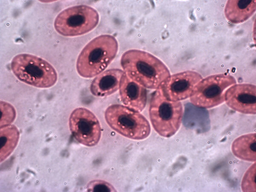
#> input picture week_9/cell.PNG, 256 x 192 px, shrunk from 1200 x 898 before the run
$ jupyter execute Assignment_Denoising_Student.ipynb   (shell and % lines are left out)
#> lines starting #> are read from the running program, lines starting #| are printed output that depends on the picture
# **Denoising and Sharpening of image**

<hr />

In this assignment, you are going to learn about correlation, finding edges through filter, salt and paper noise, denoising and sharpening of the image.

**[TOTAL POINTS: 15]**

__Dataset Used:__

- Description:  Frog red blood cells magnified 1000 times.

- Date: 29 December 2014

- Source: [Red blood cell](http://www.3dham.com/animal/bloodcompare.html )

- Author: John Alan Elson

- This file is licensed under the [Creative Commons Attribution-Share Alike 3.0 Unported](https://creativecommons.org/licenses/by-sa/3.0/deed.en) license.

- Downloaded from: [Wikimedia](https://commons.wikimedia.org/wiki/File:Frogrbc1000x.jpg)

## **Importing the necessary libraries**

*   [OpenCV](): Computer vision library

*   [numpy](https://numpy.org/doc/): Library for N-dimensional array.

*   [matplotlib](https://matplotlib.org/): Library containing packages for visualisation.

*   [scipy](): Scientific library to find correlation

*   [random](): Mathematical library to generate random values.

[cell 1]
import cv2
import numpy as np
import matplotlib.pyplot as plt
from scipy import signal
import random

## **Loading image**

Let us first downlad image and load it using openCV.

[cell 2]
#loading in grayscale form
img = cv2.imread('cell.PNG',0)
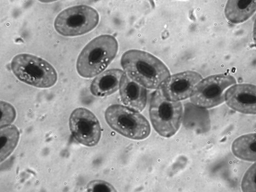
#> img: shape (192, 256); min 19, max 255, mean 160.1
plt.imshow(img,cmap='gray')

## **Correlation**

In this section we will use some portion of the image and try to correlation between the portion and the whole image. First we will extract the pattern from the image.

[cell 3]
#Extracting portion from the image
pattern = img[0:145, 0:75]
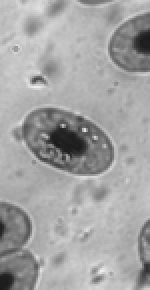
#> pattern: shape (145, 75) (shown 2 times larger); min 25, max 239, mean 163.4
fig = plt.figure(figsize=(10, 5))
ax1 = fig.add_subplot(121)
ax1.imshow(img, cmap='gray',)
ax1.set_title("Original Image")
ax2 = fig.add_subplot(122)
ax2.imshow(pattern, cmap='gray', label="Repeated Pattern")
ax2.set_title("Pattern")

fig.show()
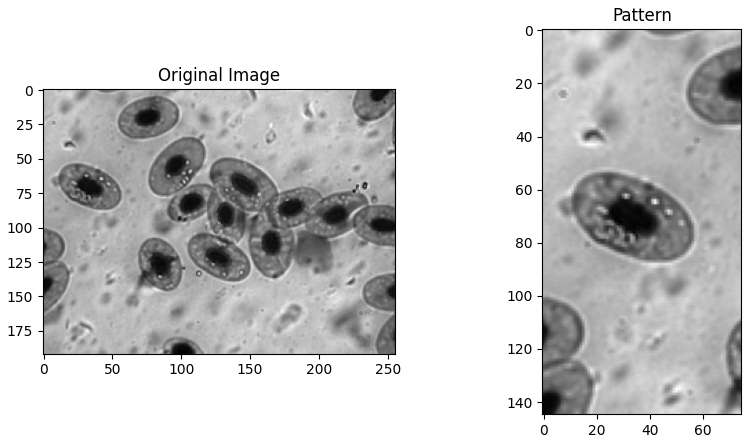
#> figure drawn by matplotlib, 2 panels

## **Exercise 1: Finding correlation**

---

<b><div style="text-align: right">[POINTS: 02]</div></b>

In this exercise, you are going to find 2D correlation between `pattern` and `img` file using signal class of scipy module. Use `symm` boundary and `full` mode in the parameter.

[cell 4]
### Ex-1-Task-1

corr = None
### BEGIN SOLUTION
# your code here
from scipy import signal
corr = signal.correlate2d(img, pattern, boundary='symm', mode='full')
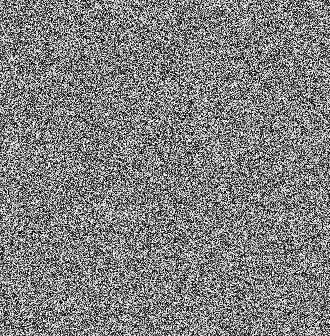
#> corr: shape (336, 330); min 0, max 255, mean 127.5
### END SOLUTION

[cell 5]
assert corr is not None
### INTENTIONALLY LEFT BLANK ###

Now let us visualize where the algorithm finds the matching pattern within the image. Red dot in the original image shows the location of pattern.

[cell 6]
y, x = np.unravel_index(np.argmax(corr), corr.shape)  # find the match
#> y = 1; x = 231
fig, (ax_orig, ax_template) = plt.subplots(1, 2, figsize=(10, 6))
ax_orig.imshow(img, cmap='gray')
ax_orig.set_title('Original')
ax_orig.set_axis_off()
ax_template.imshow(pattern, cmap='gray')
ax_template.set_title('Original Template')
ax_template.set_axis_off()

ax_orig.plot(x, y, 'ro')
fig.show()
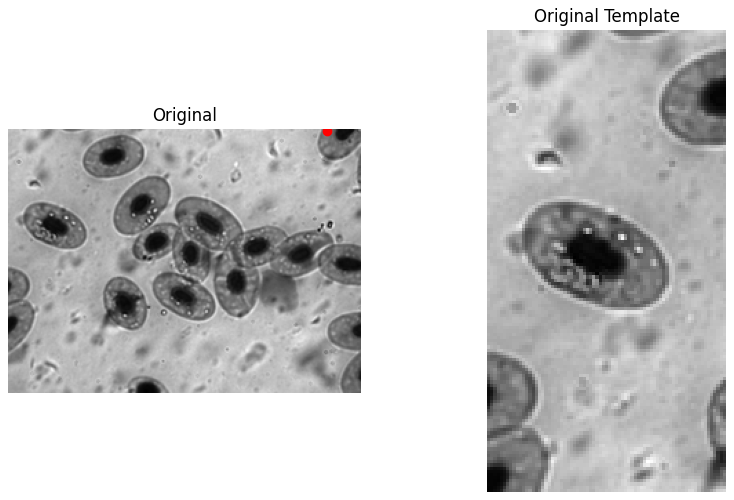
#> figure drawn by matplotlib, 2 panels

## **Exercise 2: Finding edges through kernel**

---

<b><div style="text-align: right">[POINTS: 04]</div></b>

In this exercise, you are going to use edge detecting kernel provided in the reading material to find the edges in the cell image. You will use the kernel in the `filter2D` function of openCV library.

[cell 7]
### Ex-2-Task-1
edge = None
### BEGIN SOLUTION
# your code here
kernel = np.array([[ -1, -1, -1],
                   [ -1,  8, -1],
                   [ -1, -1, -1]])

edge = cv2.filter2D(img, -1, kernel)
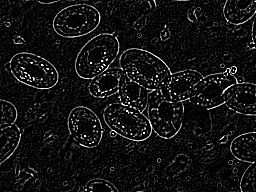
#> edge: shape (192, 256); min 0, max 255, mean 18.4
### END SOLUTION

[cell 8]
assert edge is not None
### INTENTIONALLY LEFT BLANK ###

Now let us visalize the original image and the edge detecting image.

[cell 9]
fig = plt.figure(figsize=(15, 15))
plt.subplot(121),plt.imshow(img),plt.title('Original')
plt.xticks([]), plt.yticks([])

plt.subplot(122),plt.imshow(edge),plt.title('Edge')
plt.xticks([]), plt.yticks([])
plt.show()

## **Exercise 3: Adding salt and pepper noise**

---

<b><div style="text-align: right">[POINTS: 05]</div></b>

In this exercise, you are going to write code such that the function returns image with salt and pepper noise. The function takes image and prob as parameter. 'prob' basically defines the probabilty of salt and pepper noise.

[cell 10]
### Ex-3-Task-1
def salt_and_pepper_noise_image(image,prob):
    '''
    Add salt and pepper noise to image
    prob: Probability of the noise
    '''
#> called with prob = 0.2

    ### BEGIN SOLUTION
    # your code here
    output = np.copy(image)
    threshold = 1 - prob
    rnd = np.random.rand(*image.shape)
    output[rnd < prob / 2] = 0
    output[rnd > threshold + prob / 2] = 255
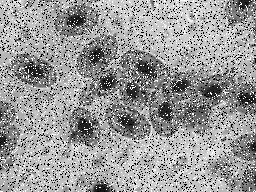
#> output: shape (192, 256); min 0, max 255, mean 153.2
    ### END SOLUTION
    return output

[cell 11]
### INTENTIONALLY LEFT BLANK ###

Now let us see the effect of addition of salt and pepper noise onto the image.

[cell 12]
image_with_s_p_noise = salt_and_pepper_noise_image(img,prob=0.2)
plt.figure (figsize=(5,5))
plt.imshow(image_with_s_p_noise,cmap='gray')

## **Exercise 4: Removal of salt and pepper noise**

---

<b><div style="text-align: right">[POINTS: 04]</div></b>

In this exercise, you are going to use both gaussian blur and median blur to remove the noise on the image and see which one does better. Use sigmaX and sigmaY as $0.8$ value, kernel of $(5,5)$ and for median blur use kernel of size $5$.

[cell 13]
### Ex-4-Task-1
gblurr2 = None
mblurr2 = None
### BEGIN SOLUTION
# your code here
gblurr2 = cv2.GaussianBlur(image_with_s_p_noise, (5, 5), sigmaX=0.8, sigmaY=0.8)
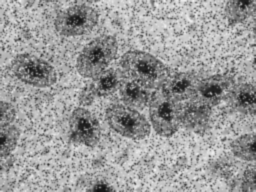
#> gblurr2: shape (192, 256); min 14, max 237, mean 153.2
mblurr2 = cv2.medianBlur(image_with_s_p_noise, 5)
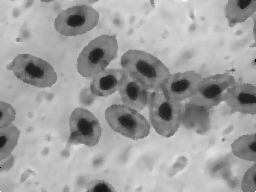
#> mblurr2: shape (192, 256); min 0, max 255, mean 160.1
### END SOLUTION

[cell 14]
### INTENTIONALLY LEFT BLANK ###

Let us visualize the effect of gaussian blur and motion blur.

[cell 15]
fig = plt.figure(figsize=(12, 12))
plt.subplot(121),plt.imshow(gblurr2, cmap='gray'),plt.title('Gaussian blur effect')
plt.xticks([]), plt.yticks([])

plt.subplot(122),plt.imshow(mblurr2, cmap='gray'),plt.title('Motion blur effect')
plt.xticks([]), plt.yticks([])
plt.show()
